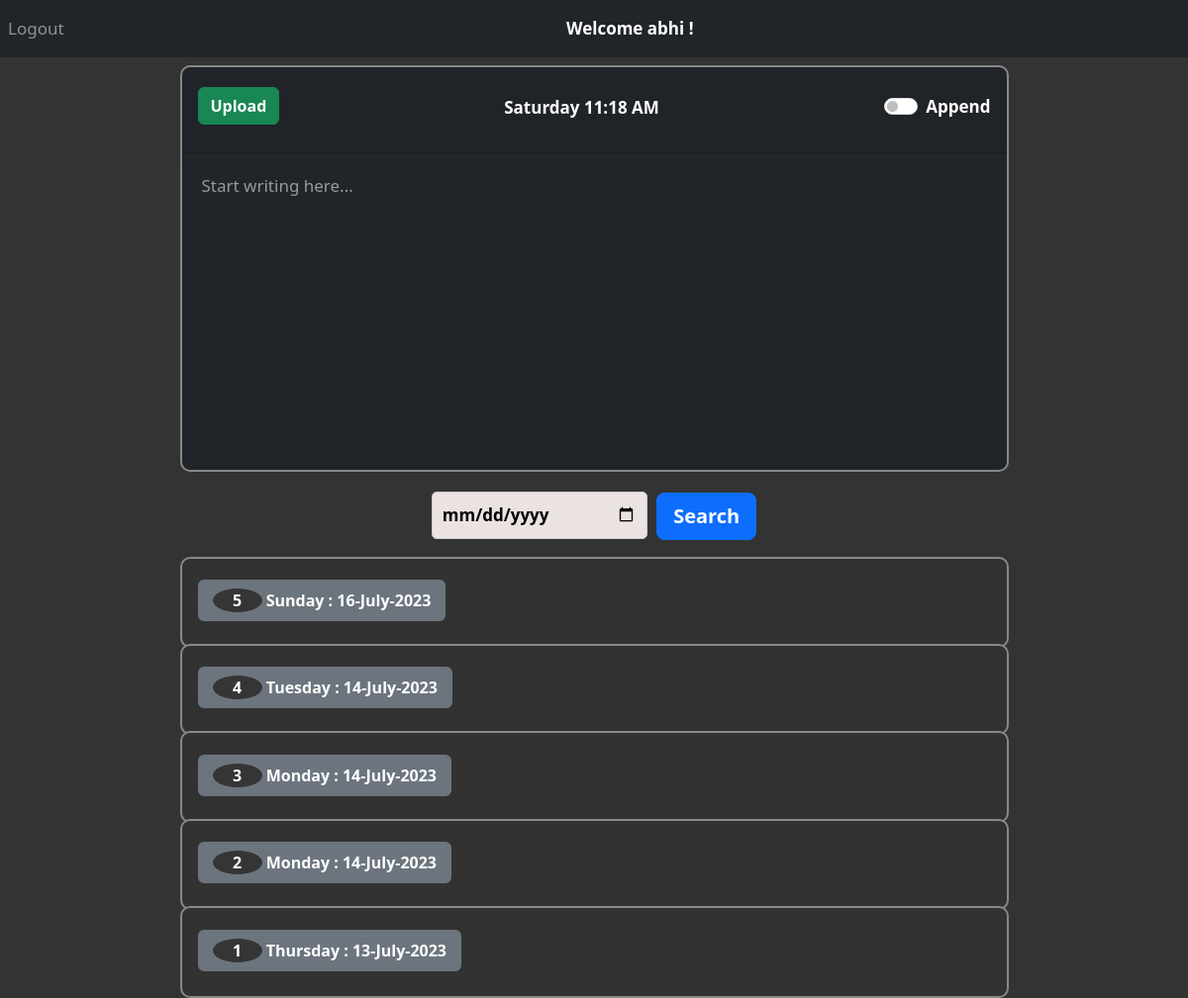
Page / (signed in) on the earlier database version.
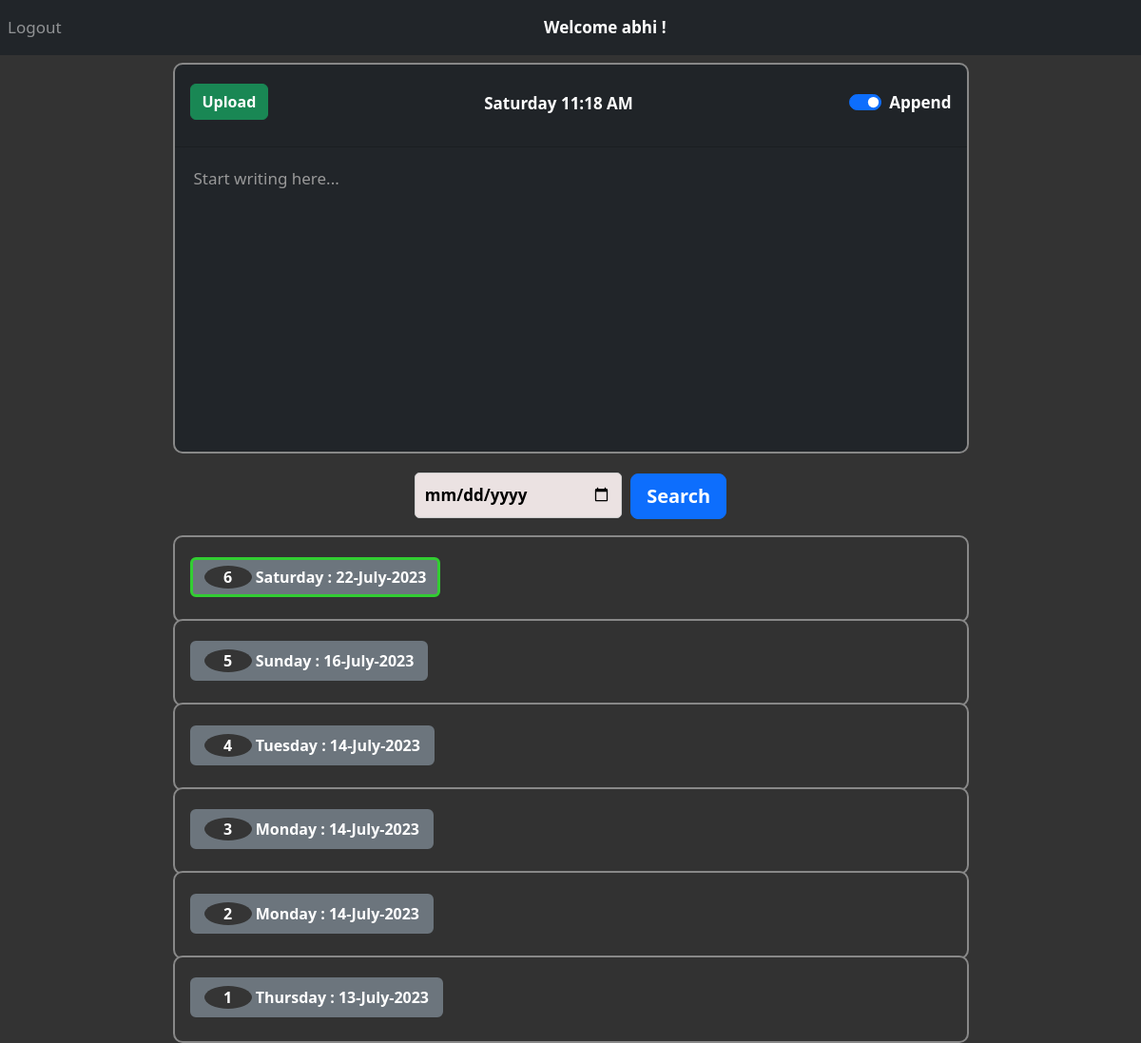
Same page on the later database version.
### website/models.py (models this page shows)
class User(db.Model, UserMixin):
    id = db.Column(db.Integer, primary_key=True)
    email = db.Column(db.String(150), unique=True)
    password = db.Column(db.String(150))
    first_name = db.Column(db.String(150))
    notes = db.relationship('Note')

class Note(db.Model):
    id = db.Column(db.Integer, primary_key=True)
    data = db.Column(db.String(10000))
    date = db.Column(db.DateTime(timezone=True), default=func.now())
    day = db.Column(db.String(10), default=datetime.now().strftime('%A'))
    currDate = db.Column(db.String(20), default=datetime.now().strftime('%Y-%m-%d'))
    time = db.Column(db.String(20), default=datetime.now().strftime('%H:%M:%S'))
    month = db.Column(db.String(20), default=datetime.now().strftime('%B'))
    sentiment = db.Column(db.Float)
    sentimentColor = db.Column(db.String(255))
    classification = db.Column(db.String(50))
    switch_state = db.Column(db.Boolean, default=False)  # New column for the switch state
    user_id = db.Column(db.Integer, db.ForeignKey('user.id'))

### website/views.py (the view, shortened to what this page needs)
@views.route('/', methods=['GET', 'POST'])
@login_required
def home():
    first_name = current_user.first_name
    notes = Note.query.filter_by(user_id=current_user.id).all()
    get_switch_state = Note.query.filter_by(user_id=current_user.id).order_by(Note.id.desc()).first()
    latest_switch_state = "checked" if get_switch_state.switch_state else ""
    note_data = [(note.currDate, note.day, note.month, note.sentimentColor) for note in notes]
    return render_template("home.html", user=current_user, first_name = first_name, note_data=note_data, latest_switch_state = latest_switch_state)

### website/__init__.py (called while the page is built)
def create_app():
    app = Flask(__name__)
    app.config['SECRET_KEY'] = 'hjshjhdjah kjshkjdhjs'
    app.config['SQLALCHEMY_DATABASE_URI'] = f'sqlite:///{DB_NAME}'
    db.init_app(app)
    from .views import views
    from .auth import auth
    app.register_blueprint(views, url_prefix='/')
    app.register_blueprint(auth, url_prefix='/')
    from .models import User, Note
    with app.app_context():
        db.create_all()
    login_manager = LoginManager()
    login_manager.login_view = 'auth.login'
    login_manager.init_app(app)
    @login_manager.user_loader
    def load_user(id):
        return User.query.get(int(id))
    return app

### website/templates/home.html (shortened to what this page needs)
{% extends "base.html" %}
{% block content %}
<form method="POST">
  <div class="card text-white bg-dark mb-3">
    <div class="card-header">
      <div align="left">
        <button type="submit" class="btn btn-secondary  btn-success" style="display: flex; justify-content: space-between;"><b>Upload</b></button>
      </div>
      <div style="font-weight: bold">
        <div class="d-flex justify-content-center w-100">
          <span class="navbar-text text-center" style="color: white; font-weight: bold;">
             <span id="current-time-home"></span>
          </span>
        </div>
      </div>
      <div class="form-check form-switch align-center">
        <input class="form-check-input" type="checkbox" role="switch" id="flexSwitchCheckChecked" name="switchState" {{latest_switch_state}}>
        <label class="form-check-label" for="flexSwitchCheckChecked"><b>Append</b></label>
      </div>
    </div>
    <textarea name="note" id="note" class="form-control bg-dark text-white" style="border: none;" autofocus wrap="soft" placeholder="Start writing here..."></textarea>
  </div>
</form>
<form id="search-form" method="GET">
  <div align="center">
    <input type="date" id="search" name="searchDate">
    <button type="submit" class="btn btn-primary btn-lg" name="searchButton"><b>Search</b></button>
  </div>
</form>
<ul class="list-group list-group-flush" id="notes">
  {% for note in user.notes | reverse %}
  <div class="accordion" id="accordionExample">
    <div class="card">
      <div class="card-header text-center" id="heading{{ note.id }}">
        <h2 class="mb-0">
          <button class="btn btn-secondary text-left" type="button" data-toggle="collapse" data-target="#collapse{{ note.id }}" aria-expanded="true" aria-controls="collapse{{ note.id }}"  {% if note.sentimentColor %}style="border-color: {{ note.sentimentColor }}"{% endif %}>
            {% if note.currDate %}
              {% set index = loop.length - loop.index0 %}
              <span class="index-circle">{{ index }}</span><b> {{ note.day }} : {{ note.currDate[8:] }}-{{ note.month }}-{{ note.currDate[:4] }}</b>
            {% else %}
              <span class="index-circle">{{ index }}</span><b>{{ note.day }} - Date Not Available </b>
            {% endif %}
          </button>
        </h2>
      </div>
    </div>
  </div>{% endfor %}
</ul>
{% endblock %}

### website/templates/base.html (shortened to what this page needs)
<!DOCTYPE html>
<html>
  <head>
    <link
      rel="stylesheet"
      href="https://stackpath.bootstrapcdn.com/bootstrap/4.4.1/css/bootstrap.min.css"
    />
    <link
      rel="stylesheet"
      href="https://stackpath.bootstrapcdn.com/font-awesome/4.7.0/css/font-awesome.min.css"
    />
    <link rel="stylesheet" href="static\styles.css">
    <link href="https://cdn.jsdelivr.net/npm/bootstrap@5.3.0/dist/css/bootstrap.min.css" rel="stylesheet">
  </head>
  <body>
    <nav class="navbar navbar-expand-lg navbar-dark bg-dark" #e3f2fd;>
      <div class="collapse navbar-collapse" id="navbar">
        <div class="navbar-nav">
          {% if user.is_authenticated %}
          <a class="nav-item nav-link" id="logout" href="/logout">Logout</a>
          {% endif %}
        </div>
        {% if user.is_authenticated %}
        <div class="d-flex justify-content-center w-100">
          <span class="navbar-text text-center" style="color: white; font-weight: bold;">
             <span>Welcome {{first_name}} !</span>
          </span>
        </div>
      {% endif %}
    </nav>
    <div class="container">{% block content %} {% endblock %}</div>
  </body>
</html>

### website/templates/base.html (style rules this page uses)
body { background-color: #333; color:white; font-size: 17px; }

### website/templates/home.html (style rules this page uses)
.index-circle { display: inline-block; width: 50px; height: 24px; line-height: 24px; text-align: center; border-radius: 50%; background-color: #353535; color: #fff; font-weight: bold; }
.card-header { padding-top: 20px; padding-bottom: 25px; display: flex; justify-content: space-between; }
.card { background-color: #333; color: white; border-radius: 0px; width:75%; margin: -2px auto; border-color: #888; border-width: 2px 2px 2px 2px; border-style: solid; border-radius: 10px; }
form { margin-top: 10px; background-color: #333; padding: 0px; }
textarea.form-control { background-color: #333; color: white; width: 100%; margin: 0; padding: 20px; font-size: 17px; border: 3px solid #ccc; border-radius: 10px; box-sizing: border-box; height: 320px; resize: none; white-space: pre-wrap; }
ul#notes button { border-width: 3.5px; }
#note::placeholder { color: #999; }
.form-check { padding-top: 7px; }
input[type="date"] { font-size: 17px; padding: 10px; margin-top: 4px; margin-right:5px; margin-bottom: 20px; border: 1px solid #ccc; border-radius: 5px; outline: none; width: 218px; font-weight: bold; background-color: #ebe2e2 }

Differences in the rows shown:
added Note: index "6", day "Saturday", currDate "22", month "July", currDate "2023", sentimentColor "#32CD32" (drawn)
Other differences:
form field switchState: "☐" → "☑"
